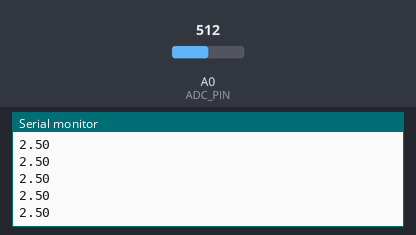
This sketch was run on a simulated Arduino Uno, built with avr-gcc and run on an emulated ATmega328P. Shown: the last lines printed to the serial monitor. The inputs (shaded band) are chosen by the test bench; at power-on: A0 (ADC_PIN) = 512.

Above: at 1.2 s.
1.3 s: A0 (ADC_PIN) set to 716
At 1.32 s:
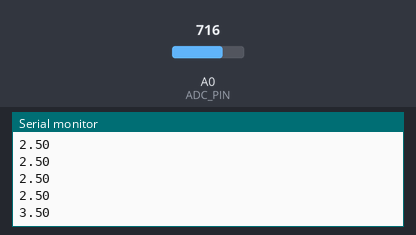
2.8 s: A0 (ADC_PIN) set to 900
At 2.82 s:
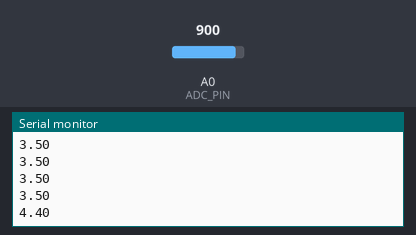
Timing chart, 0 to 5.8 s (numbered marks = the images above; inputs shaded):
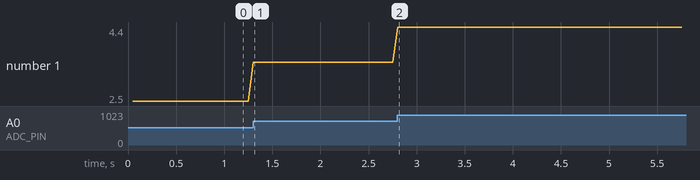

The sketch:

ADC_Arduino.ino
```cpp
const int ADC_PIN = A0;
const float Vref = 5.0;
const int INTERVAL = 50;
unsigned long preMillis = 0;

void setup() {
  Serial.begin(9600);
  pinMode(ADC_PIN, INPUT);
}

void loop() {
  unsigned long curMillis = millis();
  if (curMillis - preMillis >= INTERVAL)
  {
    preMillis = curMillis;
    int raw = analogRead(ADC_PIN);
    float voltage = raw * Vref/1023.0;
    Serial.println(voltage);
  }
}
```

Measured:
- after the input at 1.3 s, the serial monitor: prints a new line at once (image 1)
- after the input at 2.8 s, the serial monitor: prints a new line at once (image 2)
- plotted number 1: 2.5 → 3.5 after the input at 1.3 s, 3.5 → 4.4 after the input at 2.8 s
